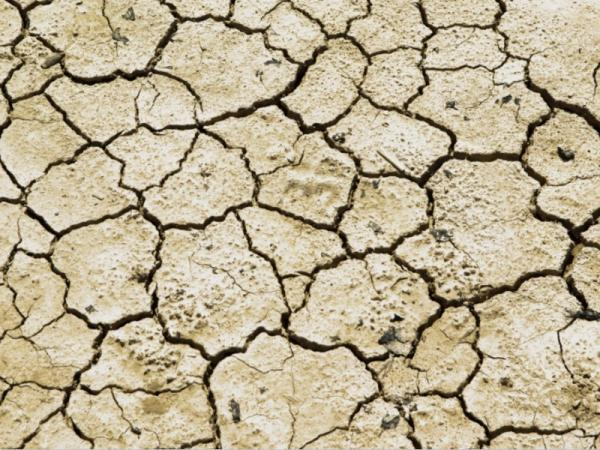
#> input picture test.jpg, 600 x 450 px
$ python RPSGenerator.py
#> lines starting #> are read from the running program, lines starting #| are printed output that depends on the picture
import cv2
import numpy as np
import random

def generateImageRPN(width, height):

    tar = np.zeros((width, height, 3), dtype=np.uint8)

    # Contains all posible ponderized values
    # 1 -> 40 % Green values
    # 2 -> 20 % Brown values
    # 3 -> 10 % yellow values
    # 4 -> 10 % shine green values
    # 5 -> 20 % black values
    ponderizedBagOptions = [1,1,1,1,2,2,3,4,5,5]

    for indRow in range(height):

        for indCol in range(width):

            randPos = random.randint(0, 9)

            choose = ponderizedBagOptions[randPos]

            if choose == 1:
                tar[indRow, indCol] = [0, 255, 0]
            elif choose == 2:
                tar[indRow, indCol] = [0, 102, 204]
            elif choose == 3:
                tar[indRow, indCol] = [102, 255, 255]
            elif choose == 4:
                tar[indRow, indCol] = [204, 255, 102]
            else:
                tar[indRow, indCol] = [0, 0, 0]

            cv2.imshow("tar", tar)
            cv2.waitKey(1)

    return tar


image = cv2.imread("test.jpg")
#> image is the input picture: shape (450, 600, 3); mean B, G, R 148.4, 176.4, 188.6

image = cv2.resize(image, (256,256))
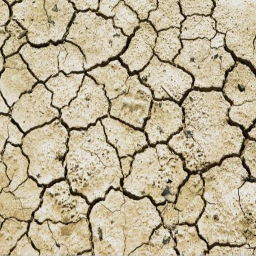
#> image: shape (256, 256, 3); mean B, G, R 148.3, 176.3, 188.5

contoured = cv2.Canny(image, 100, 500)
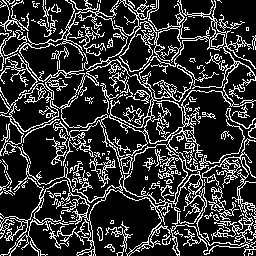
#> contoured: shape (256, 256); 20.7% white in thin lines or dots

# Invert mask in order to apply it only in not border areas
# This way, we can terrize the floor without losing information
contoured = cv2.bitwise_not(contoured)
#> contoured: shape (256, 256); 79.3% white; black in thin lines or dots

cv2.imshow("contoured_n", contoured)

# Generate Random ponderated noise
#> (the run stopped early here; a loop or call above may not have finished)
